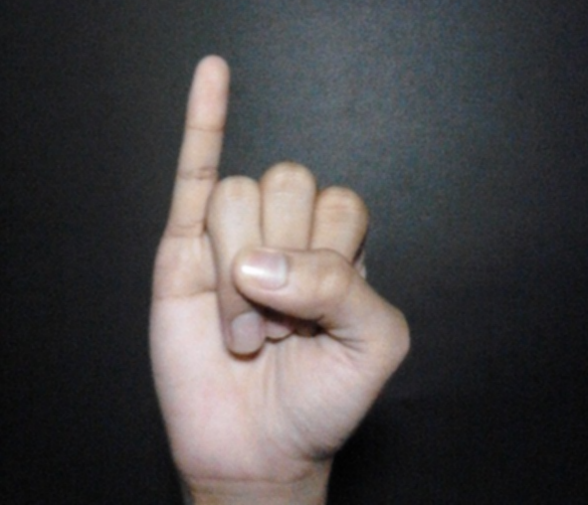
#> input picture data/hand.png, 588 x 505 px
$ jupyter execute '2. Thresholding in Color.ipynb'
#> lines starting #> are read from the running program, lines starting #| are printed output that depends on the picture; after the words box and inside, x2 and y2 are one past the last pixel; in counts of white or black regions, pixels touching at a corner belong together
[cell 1]
import cv2
import numpy as np
import matplotlib.pyplot as plt

[cell 2]
src = cv2.imread('./data/hand.png')
#> src is the input picture: shape (505, 588, 3); mean B, G, R 71.4, 70.7, 73.4
hsv = cv2.cvtColor(src, cv2.COLOR_BGR2HSV)
#> hsv: shape (505, 588, 3); mean H, S, V 84.6, 35.4, 77.9
lower = np.array([0, 10, 80], dtype="uint8")
upper = np.array([30, 255, 255], dtype="uint8")
dst = cv2.inRange(hsv, lower, upper)
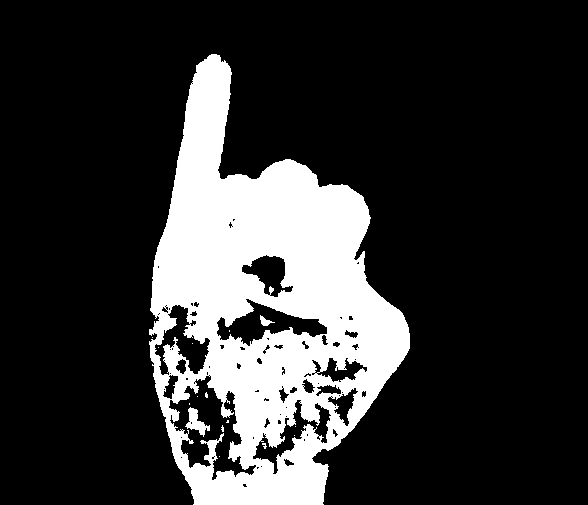
#> dst: shape (505, 588); 20.2% white; 16 white regions (13 under 20 px), largest, box (x1, y1, x2, y2) and area: (149, 54, 410, 505) 59433, (185, 407, 210, 437) 311, (260, 315, 275, 326) 74


src = cv2.cvtColor(src, cv2.COLOR_BGR2RGB)
plt.figure(figsize=(20, 20))
image1 = plt.subplot(1,2,1)
image1.set_title('Original')
plt.axis('off')
plt.imshow(src)

image2 = plt.subplot(1,2,2)
image2.set_title('Detect Hand')
plt.axis('off')
plt.imshow(dst, cmap='gray')
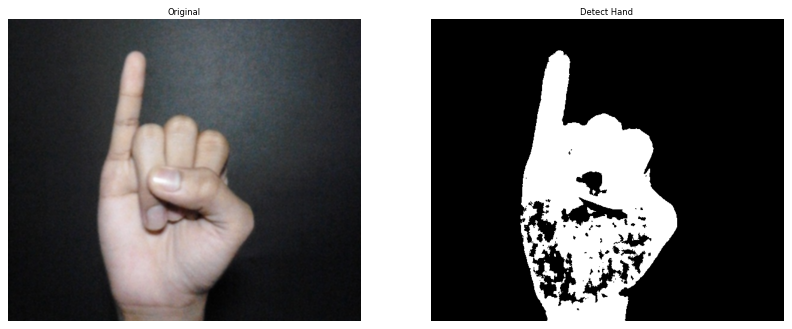
#> figure drawn by matplotlib, 2 panels

[cell 3]
kernel = cv2.getStructuringElement(shape=cv2.MORPH_RECT, ksize=(7, 7))
#erode = cv2.erode(src.kernel,.iterations=3)
#dilate = cv2.dilate(src.kernel,.iterations=3)
mor_close = cv2.morphologyEx(dst, cv2.MORPH_CLOSE, kernel, iterations=5)
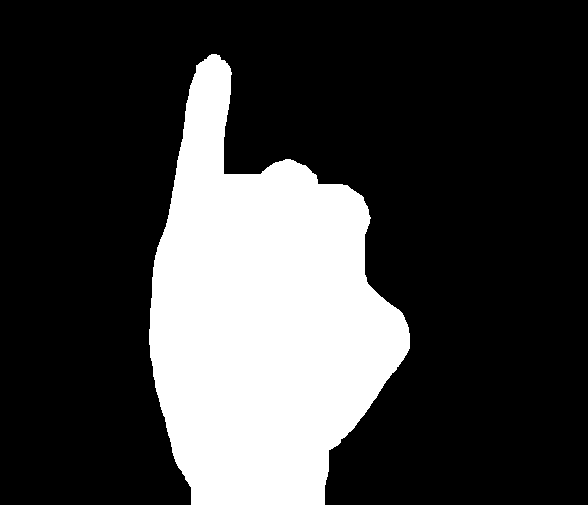
#> mor_close: shape (505, 588); 24.4% white; 1 white region, box (x1, y1, x2, y2) and area: (149, 54, 410, 505) 72598

plt.figure(figsize=(30, 30))
image1 = plt.subplot(1,3,1)
image1.set_title('Original')
plt.axis('off')
plt.imshow(src)

image2 = plt.subplot(1,3,2)
image2.set_title('Detect Hand')
plt.axis('off')
plt.imshow(dst, cmap='gray')

image2 = plt.subplot(1,3,3)
image2.set_title('Final Detect Hand')
plt.axis('off')
plt.imshow(mor_close, cmap='gray')
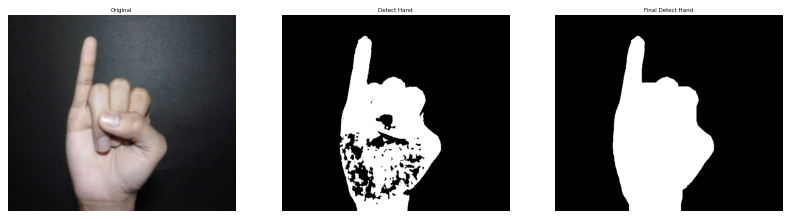
#> figure drawn by matplotlib, 3 panels

$ run again, with data/avg_bgr.png copied over data/hand.png
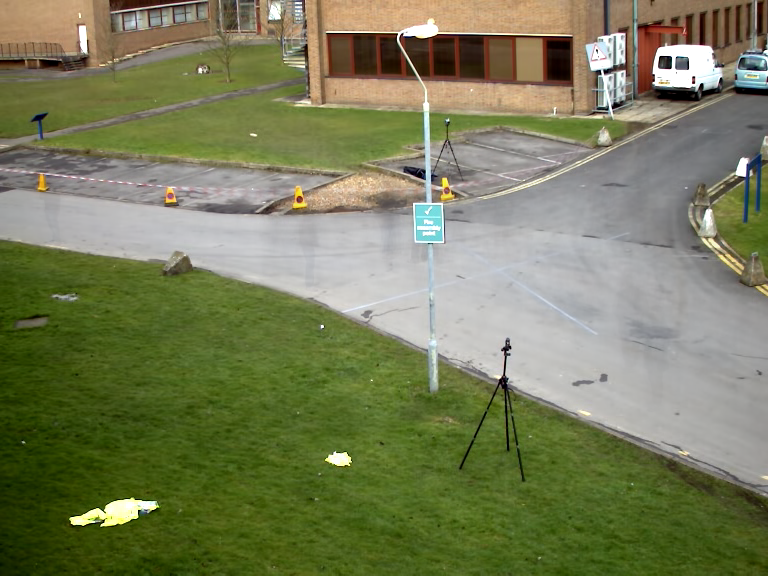
#> input picture data/avg_bgr.png, 768 x 576 px
#> src is the input picture: shape (576, 768, 3); mean B, G, R 89.3, 125.3, 120.5
#> hsv: shape (576, 768, 3); mean H, S, V 45.9, 105.7, 130.5
#> `dst = cv2.inRange(hsv, lower, upper)`:
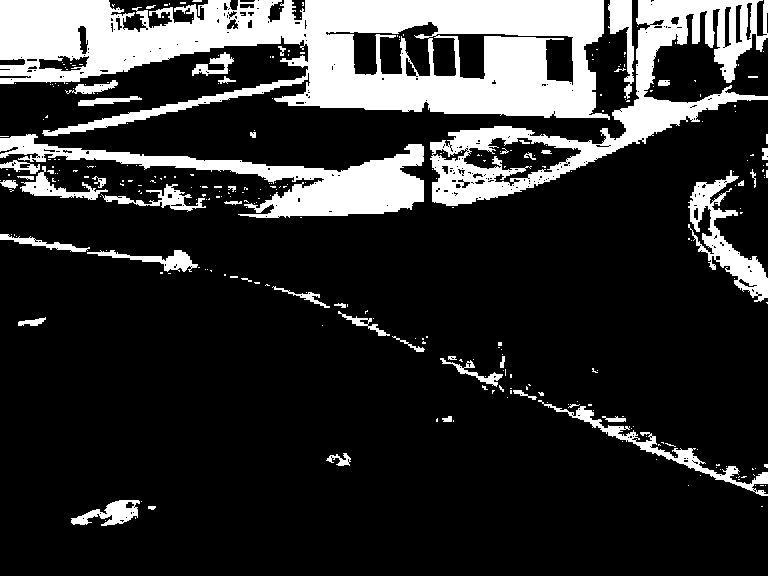
#> dst: shape (576, 768); 19.3% white; 305 white regions (254 under 20 px), largest, box (x1, y1, x2, y2) and area: (0, 0, 610, 136) 44739, (430, 0, 768, 206) 15430, (0, 134, 424, 218) 10568
#> mor_close: shape (576, 768); 30.7% white; 16 white regions (4 under 20 px), largest, box (x1, y1, x2, y2) and area: (0, 0, 768, 218) 118670, (688, 134, 768, 304) 6148, (440, 342, 768, 507) 6044
#> `[cell 3] kernel = cv2.getStructuringElement(shape=cv2.MORPH_RECT, ksiz..`:
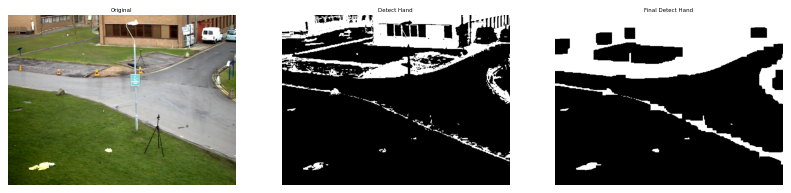
#> figure drawn by matplotlib, 3 panels
